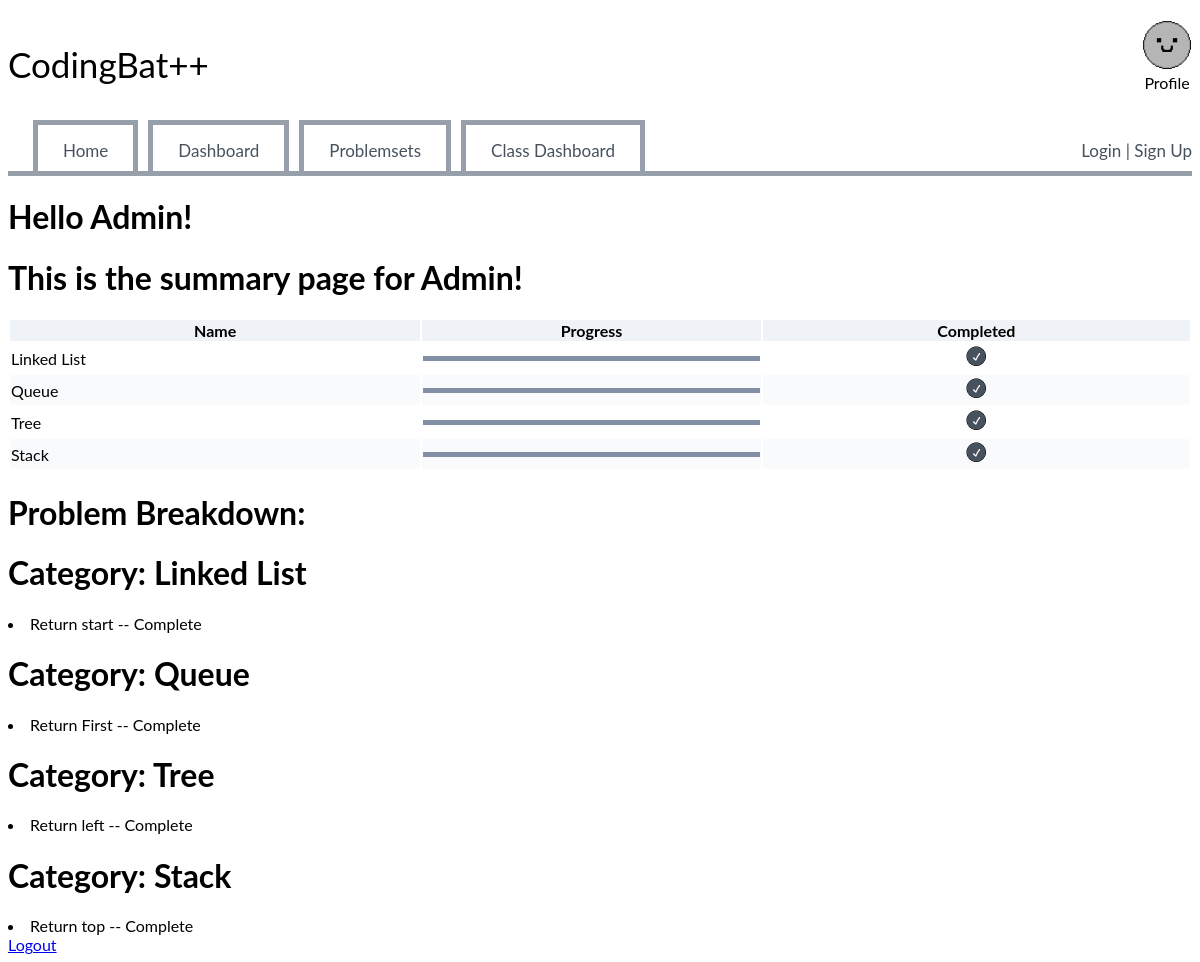
Screenshot of /Admin/summary (signed in) with the database file from the repository.
### website/models.py (models this page shows)
class User(db.Model , UserMixin):
    id = db.Column(db.Integer, primary_key=True, nullable=False)
    email = db.Column(db.String(150), unique=True, nullable=False)
    password = db.Column(db.String, nullable=False)
    username = db.Column(db.String(150), unique=True, nullable=False)
    role = db.Column(db.String(80), nullable=False)
    class_id = db.Column(db.Integer, db.ForeignKey('classroom.id'), nullable=True)
    problems = db.relationship('Problems', secondary='user_progress', back_populates='users', lazy='dynamic')
    user_progress = db.relationship('Progress', back_populates='user', lazy='dynamic', cascade="all, delete-orphan")

class ProblemCategory(db.Model):
    __tablename__ = 'problem_categories'
    id = db.Column(db.Integer, primary_key=True)
    name = db.Column(db.String(100), unique=True, nullable=False)
    description = db.Column(db.Text, nullable=True)
    problems = db.relationship('Problems', lazy=True)

class Problems(db.Model):
    id = db.Column(db.Integer, primary_key=True)
    problemName = db.Column(db.String(100), nullable=False, unique=True)
    function = db.Column(db.Text, nullable=False)
    description = db.Column(db.Text, nullable=False)
    difficulty = db.Column(db.String(80), nullable=False)
    users = db.relationship('User', secondary='user_progress', back_populates='problems', lazy='dynamic')
    user_progress = db.relationship('Progress', back_populates='problem', lazy='dynamic', cascade="all, delete-orphan")
    category_id = db.Column(db.Integer, db.ForeignKey('problem_categories.id'), nullable=False)
    category = db.relationship('ProblemCategory', backref=db.backref('problem_set', lazy=True), overlaps='problems')
    test_cases = db.relationship('TestCases', backref='problem', lazy=True, cascade="all, delete")

class Progress(db.Model):
    __tablename__ = "user_progress"
    User_ID = db.Column(db.Integer, db.ForeignKey("user.id", ondelete="CASCADE"), primary_key=True)
    Problem_ID = db.Column(db.Integer, db.ForeignKey('problems.id', ondelete="CASCADE"), primary_key=True)
    completed = db.Column(db.Boolean, default=False)
    user = db.relationship('User', back_populates='user_progress')
    problem = db.relationship('Problems', back_populates='user_progress')

### website/views.py (the view)
@views.route("/<username>/summary")
@login_required
def summary(username):
    if current_user.role == "Student":
        flash("You do not have access to view this page.", 'error')
        return redirect(url_for('views.home'))
    user = User.query.filter_by(username=username).first()
    problems = Problems.query.order_by(Problems.id).all()
    categories = ProblemCategory.query.all()
    percent=0
    category_progress = []
    for category in categories:
        categoryProblems = Problems.query.filter_by(category_id=category.id).all()
        total_problems = len(categoryProblems)
        completed_problems = 0
        for problem in categoryProblems:
            progress = Progress.query.filter_by(User_ID=user.id, Problem_ID=problem.id).all()
            for x in progress:
                if x.completed:
                    completed_problems+=1
        if total_problems > 0:
            percent = (completed_problems/total_problems * 100)
        category_progress.append({"name" : category.name, "percent" : percent})
    return render_template("summary.html", category_progress=category_progress, username=username, categories=categories, problems=Problems.query.all(), problemProgress=Progress.query.filter_by(User_ID=user.id).all())

### website/templates/summary.html (shortened to what this page needs)
{% extends 'base.html' %}
{% block content %}
{% if current_user.is_authenticated %}
    <h1>Hello {{current_user.username}}!</h1>
{% endif %}
<h1>This is the summary page for {{username}}!</h1>
<div class="Table">
    <table>
        <tr>
            <th>Name</th>
            <th>Progress</th>
            <th>Completed</th>
        </tr>
        {% for item in category_progress %}
        <tr>
            <td>{{ item.name }} <span class="hidden" >{{item.percent}}</span></td>
            <td>
                <div class="Dashboardtotal">
                    <div class="Dashboardcompleted" id="{{loop.index}}"></div>
                </div>
            </td>
            <td class="TableCompleted">
                {% if item.percent == 100 %}
                    <img src="{{ url_for('static', filename='CheckBox_Complete.png') }}" alt="CheckBox_Complete" class="TableIMG">
                {% else %}
                    <img alt="CheckBox_Incomplete" src="{{ url_for('static', filename='CheckBox_Incomplete.png') }}" class="TableIMG">
                {% endif %}
            </td>
        </tr>
        {% endfor %}
    </table>
</div>
<div>
    <h1>Problem Breakdown:</h1>
    {% for category in categories%}
        <h1>Category: {{category.name}}</h1>
        {% for problem in problems %}
            {% if problem.category_id == category.id %}
                <li>
                    {{problem.problemName}}
                     --
                    {% for progress in problemProgress %}
                        {% if progress.Problem_ID == problem.id %}
                            {% if progress.completed %}
                                Complete
                            {% else %}
                                Incomplete
                            {% endif %}
                        {% endif %}
                    {% endfor %}
                </li>
            {% endif %}
        {% endfor %}
    {% endfor %}
</div>
<a id="logout" href="/logout">Logout</a>
{% endblock %}

### website/static/styles.css (style rules this page uses)
body { font-family: 'Lato'; }
.Table table { width: 100%; }
.Table th { background-color: #EFF2F7; }
.Dashboardtotal { width: 100%; background-color: #E5E9F2; height: 5px; overflow: hidden; }
.Dashboardcompleted { background-color: #8190A5; height: 5px; }
tr:nth-child(odd) { background-color: #F9FAFC; }
.TableCompleted { text-align: center; justify-content: center; }
.TableIMG { width: 25px; height: 25px; }

### rows the page displays
User: username "Admin"
ProblemCategory: name "Linked List"
ProblemCategory: name "Queue"
ProblemCategory: name "Tree"
ProblemCategory: name "Stack"
Problems: problemName "Return start"
Progress: completed "Complete"
Problems: problemName "Return First"
Progress: completed "Complete"
Problems: problemName "Return left"
Progress: completed "Complete"
Problems: problemName "Return top"
Progress: completed "Complete"

### other values shown
{{ username }} "Admin"
